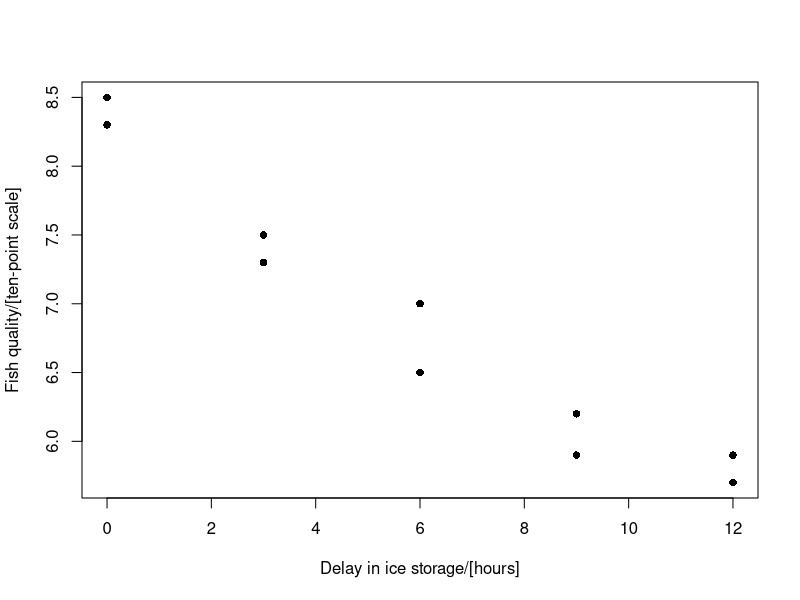
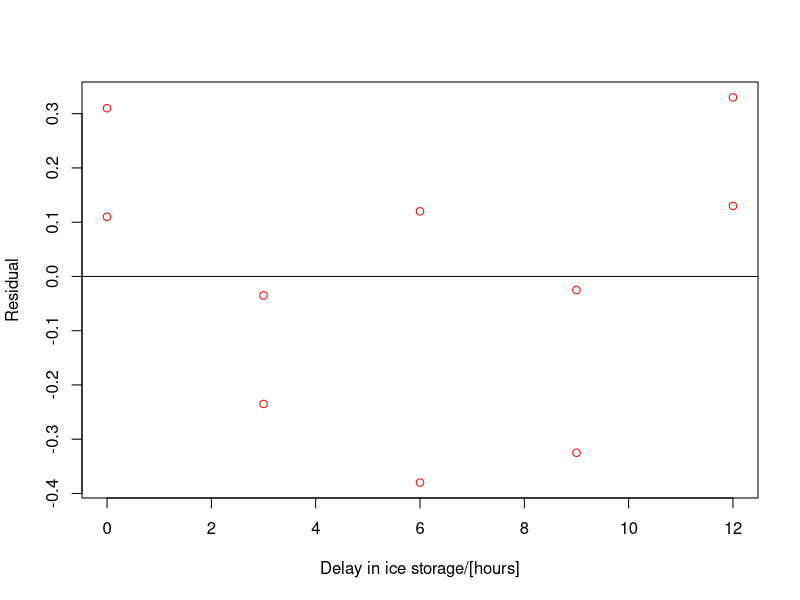
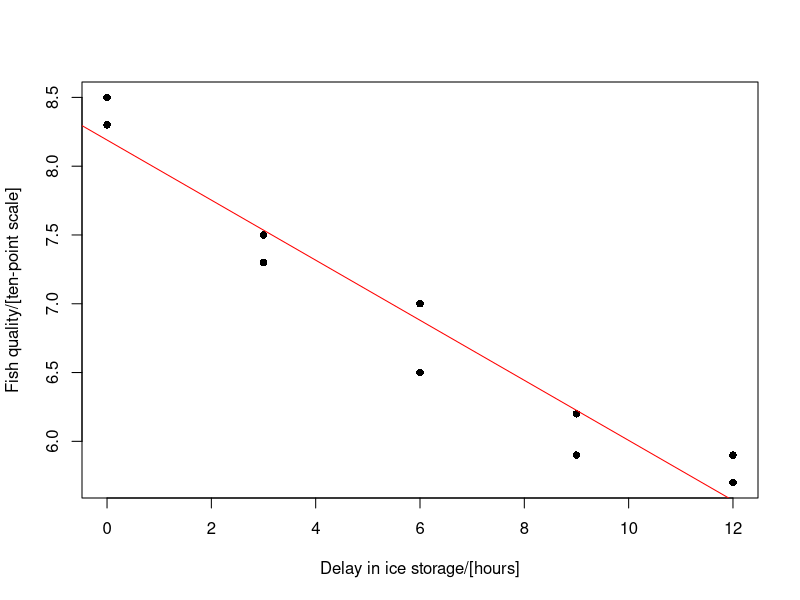
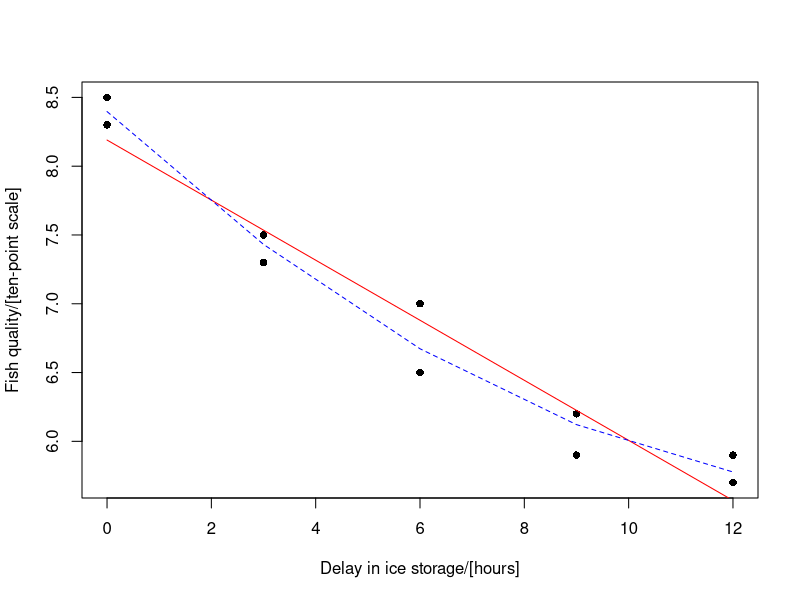
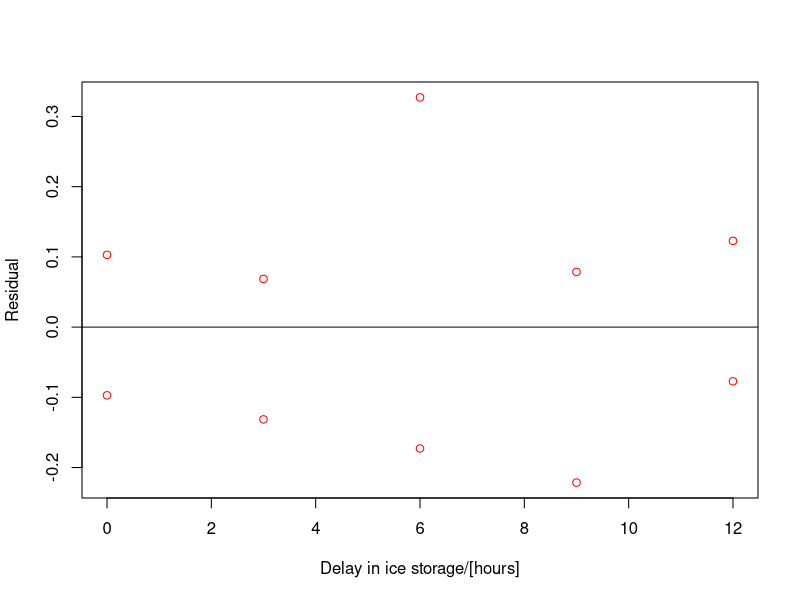

Here is the R script that generated these plots, in order:
# read the data into the object fish_data
fish_data <- read.table(file = "Fish quality vs delay.txt", header = TRUE)
# create the scatter plot as in the previous practical
with(fish_data, plot(fish_quality ~ delay, 
                     pch = 16, 
                     xlab = "Delay in ice storage/[hours]",
                     ylab = "Fish quality/[ten-point scale]"))

# create linear model; complete the code. Use lm().
fishquality.lm1 <- lm(formula = fish_quality ~ delay, data = fish_data)
summary(fishquality.lm1)

fishquality.lm2 <- lm(formula = fish_quality ~ delay + I(delay^2), data = fish_data)
summary(fishquality.lm2)

## Make a residual diagram, where the residuals are plotted versus the delay in
## ice storage in hours (x)
plot(x = fish_data$delay,
     y = fishquality.lm1$resid,
     xlab = "Delay in ice storage/[hours]",
     ylab = "Residual",
     col = "red")
# add horizontal line at 0
abline(h=0)

## data scatterplot
with(fish_data, plot(fish_quality ~ delay, 
                     pch = 16, 
                     xlab = "Delay in ice storage/[hours]",
                     ylab = "Fish quality/[ten-point scale]"))


# add the model lm1 to the plot
abline(fishquality.lm1, col = "red")

# create variable delay2 within the fish_data object (using $)
# that is delay squared; complete the code; for x-squared 
# you can use x^2 or x*x.
fish_data$delay2 <- fish_data$delay^2

# compare lm1 and lm2
anova(fishquality.lm1, fishquality.lm2)

# create again the scatter plot of quality vs delay
# abline only creates straight lines, so we use the 'lines' function
# first create predicted y-values for both models, for every x-value
pred1 <- fitted.values(fishquality.lm1)
pred2 <- fitted.values(fishquality.lm2)
# scatter-plot
with(fish_data, plot(fish_quality ~ delay, 
                     pch = 16,                             # filled cricles
                     xlab = "Delay in ice storage/[hours]",
                     ylab = "Fish quality/[ten-point scale]"))
# line connecting predicted values for model lm1
# note that the x-values are fish_data$delay
lines(pred1 ~ fish_data$delay, lty = 1, col = "red")
# line connecting predicted values for model lm2
lines(pred2 ~ fish_data$delay, lty = 2, col = "blue")

# this is rather crude; with more effort we can create a
# curved line, but we try to keep the code as simple as possible

# same as before, but now for lm2


plot(x = fish_data$delay,
     y = fishquality.lm2$resid,
     xlab = "Delay in ice storage/[hours]",
     ylab = "Residual",
     col = "red")
# add horizontal line at 0
abline(h=0)